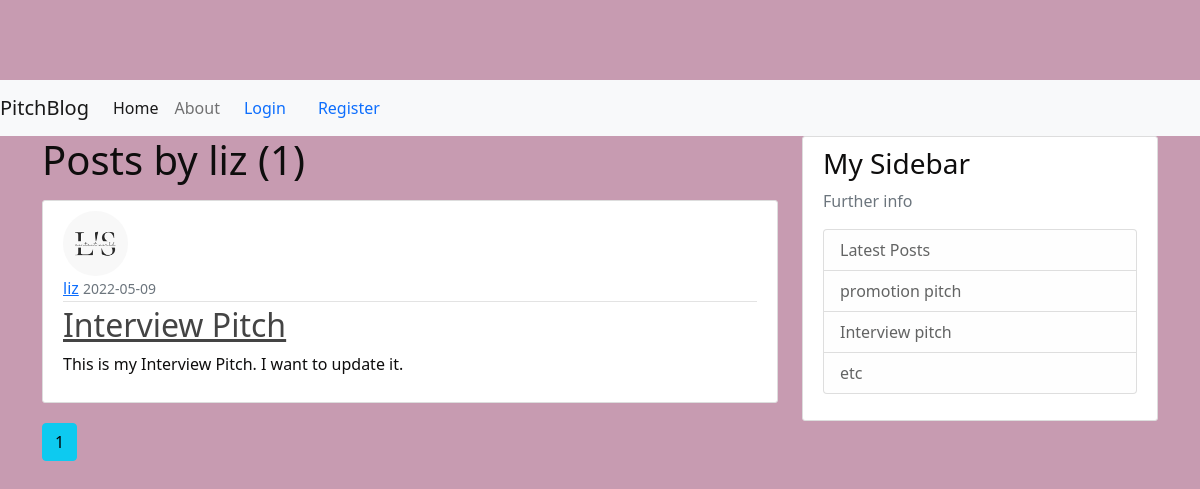
Page /user/liz on the earlier database version.
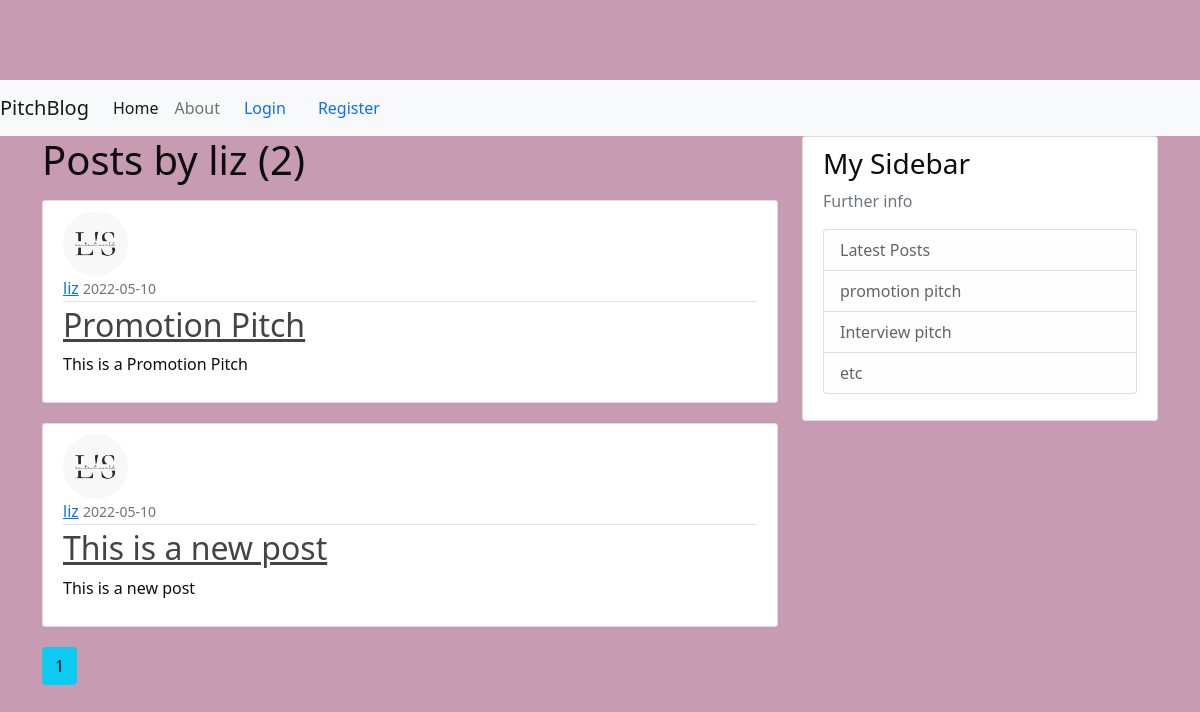
Same page on the later database version.
### pitchblog/models.py (models this page shows, shortened)
class Post(db.Model):
    id = db.Column(db.Integer, primary_key=True)
    title = db.Column(db.String(100), nullable=False)
    date_posted = db.Column(db.DateTime, nullable=False, default=datetime.utcnow)
    content = db.Column(db.Text, nullable=False)
    user_id = db.Column(db.Integer, db.ForeignKey('user.id'), nullable=False)

class User(db.Model, UserMixin):
    id = db.Column(db.Integer, primary_key=True)
    username = db.Column(db.String(20), unique=True, nullable=False)
    email = db.Column(db.String(120), unique=True, nullable=False)
    image_file = db.Column(db.String(20), nullable=False, default='default.jpg')
    password = db.Column(db.String(60), nullable=False)
    posts = db.relationship('Post', backref='author', lazy=True)

### pitchblog/users/routes.py (the view)
@users.route("/user/<string:username>")
def user_posts(username):
    page = request.args.get('page', 1, type=int)
    user = User.query.filter_by(username=username).first_or_404()
    posts = Post.query.filter_by(author=user)\
        .order_by(Post.date_posted.desc())\
        .paginate(page=page, per_page=5)
    return render_template('user_posts.html', posts=posts, user=user)

### pitchblog/templates/user_posts.html
{% extends "base.html" %}
{% block content %}
    <h1 class="mb-3">Posts by {{ user.username }} ({{ posts.total }})</h1>
    {% for post in posts.items %}
        <article class="media content-section">
          <img class="rounded-circle article-img" src="{{ url_for('static', filename='profile_pics/' + post.author.image_file) }}">
          <div class="media-body">
            <div class="article-metadata">
              <a class="mr-2" href="{{ url_for('users.user_posts', username=post.author.username) }}">{{ post.author.username }}</a>
              <small class="text-muted">{{ post.date_posted.strftime('%Y-%m-%d') }}</small>
            </div>
            <h2><a class="article-title" href="{{ url_for('posts.post', post_id=post.id) }}">{{ post.title }}</a></h2>
            <p class="article-content">{{ post.content }}</p>
          </div>
        </article>
    {% endfor %}
    {% for page_num in posts.iter_pages(left_edge=1, right_edge=1, left_current=1, right_current=2) %}
      {% if page_num %}
        {% if posts.page == page_num %}
          <a class="btn btn-info mb-4" href="{{ url_for('users.user_posts', username=user.username, page=page_num) }}">{{ page_num }}</a>
        {% else %}
          <a class="btn btn-outline-info mb-4" href="{{ url_for('users.user_posts', username=user.username, page=page_num) }}">{{ page_num }}</a>
        {% endif %}
      {% else %}
        ...
      {% endif %}
    {% endfor %}
{% endblock content %}

Differences in the rows shown:
now on this page (row edited): Post: image_file (picture), author.username "liz", date_posted "2022-05-10", title "Promotion Pitch", content "This is a Promotion Pitch"
changed Post: date_posted "2022-05-09" → "2022-05-10"; title "Interview Pitch" → "This is a new post"; content "This is my Interview Pitch. I want to update it." → "This is a new post"
Other differences:
{{ posts.total }}: "1" → "2"
